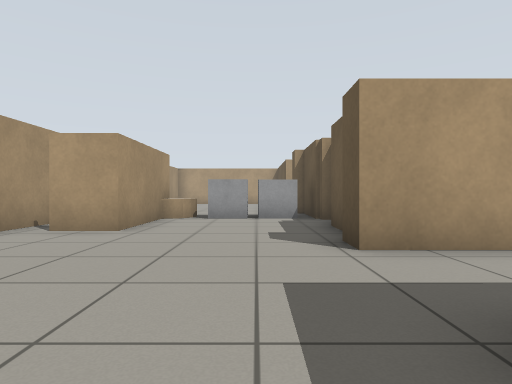
View 1 (above)

14 first-person views from a walk through a Gazebo world. The camera is 0.68 m above the floor, looks level and sees 75° across. The floor is counted in squares, 1 m on a side. Each view is taken from the middle of a square. On the plan, view 1 faces up. The plan holds only what a view shows up to about 10 squares ahead; the rest is blank. Robots are left out.

View 2
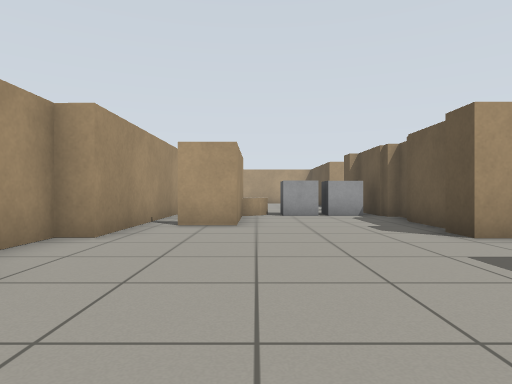

View 3
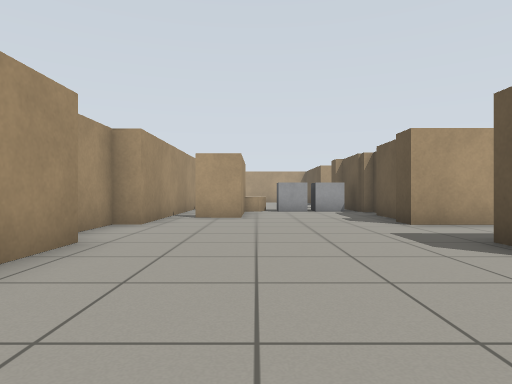

View 4
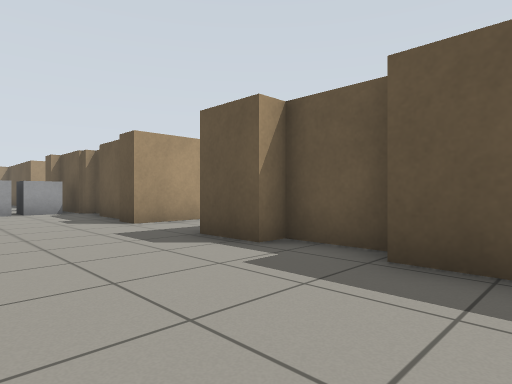

View 5
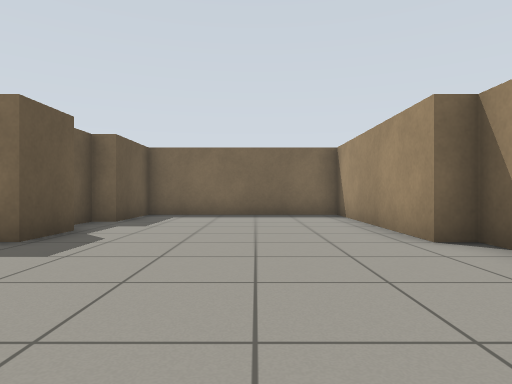

View 6
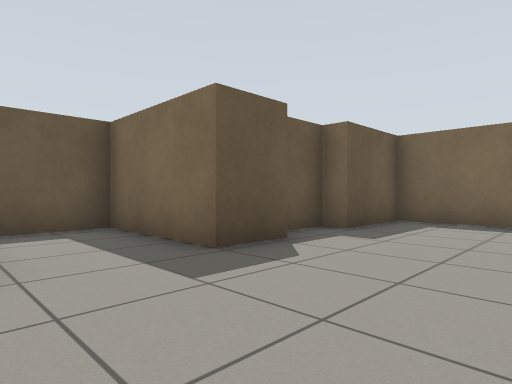

View 7
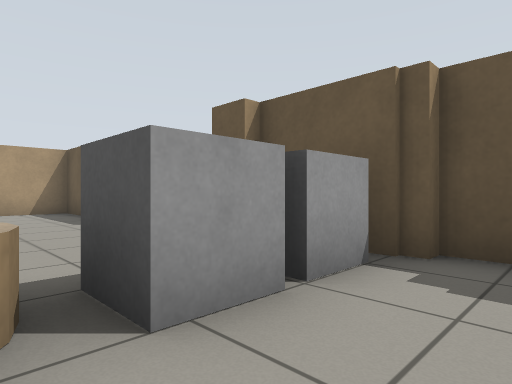

View 8
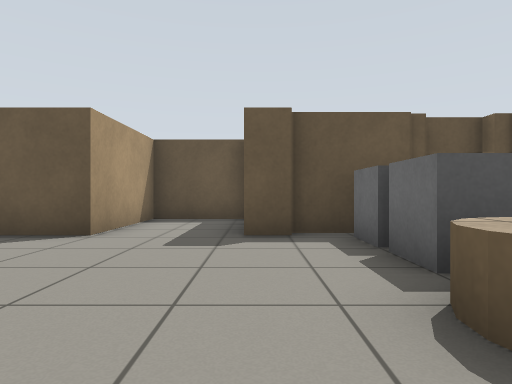

View 9
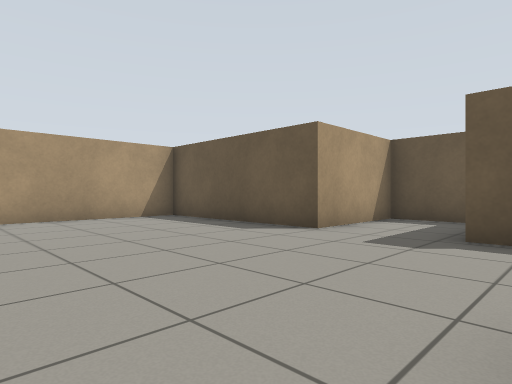

View 10
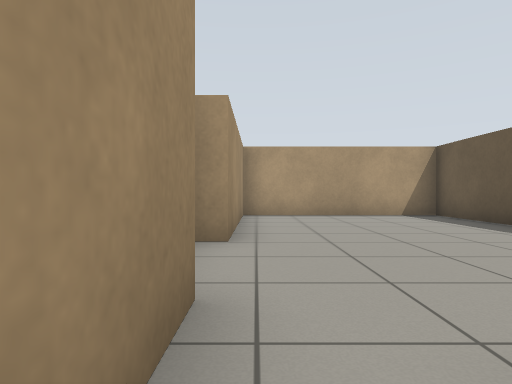

View 11
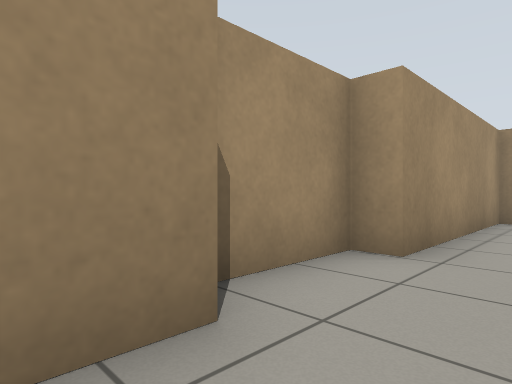

View 12
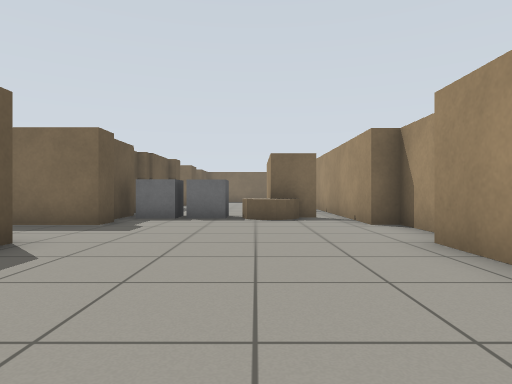

View 13
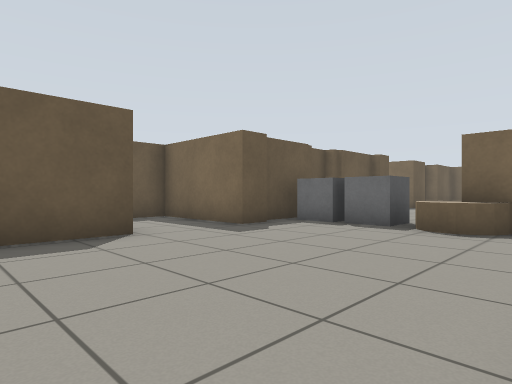

View 14
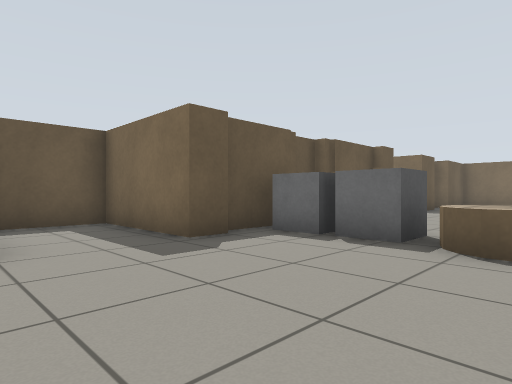

### Floor plan
Points are (right, up) in squares from view 1. A wall is a line through its corners. A room is listed if a view was taken in it or the views show most of it. See-through windows are left out.
Room 1 (views 1, 2, 3, 4, 5, 6, 7, 8, 9, 10, 11, 12, 13, 14)
walls: (1.5, 8.1) (1.5, 10.4) (1.2, 10.4) (1.2, 11.2) (4.4, 11.2) (4.4, 13.6) (1.2, 13.6) (1.2, 18.7) (-4.4, 18.7) (-4.4, 13.6); (1.8, 7) (1.8, 8.2); (-3.6, 9.2) (-2.4, 9.2) (-2.4, 5.8) (-3.6, 5.8); (-5, 3.9) (-5, 1.5); (3.1, 3.9) (1.2, 3.9) (1.2, 4.6) (1.5, 4.6) (1.5, 7); (-4.4, 11.2) (-4.4, 3.9); (-4.4, 1.5) (-4.4, -3.9) (1.2, -3.9) (1.2, -1.6) (1.7, -1.6) (1.7, 0.1) (1.2, 0.1) (1.2, 1.5) (4.4, 1.5) (4.4, 3.2); (-5, 13.6) (-5, 11.2)
low walls: (-2.6, 9.9) (-2.1, 9.9)
objects: grey box (-1, 9) to (0, 9); grey box (1, 9)

Where each view was taken, in squares from view 1:
view 1: 0 up, 0 right, facing up
view 2: 1 down, 2 left, facing up
view 3: 3 down, 2 left, facing up
view 4: 3 down, 2 left, facing up-right
view 5: 6 up, 2 left, facing down
view 6: 4 up, 2 left, facing down-right
view 7: 7 up, 2 left, facing up-right
view 8: 11 up, 4 left, facing right
view 9: 10 up, 4 left, facing up-right
view 10: 9 up, 4 left, facing up
view 11: 10 up, 3 left, facing up-left
view 12: 18 up, 2 left, facing down
view 13: 16 up, 4 left, facing down-right
view 14: 14 up, 3 left, facing down-right
